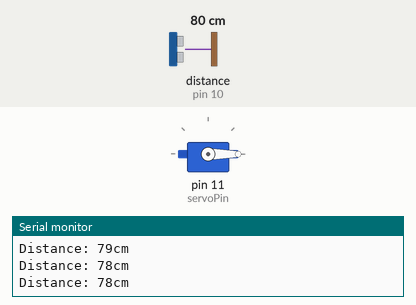
Simulated run of this sketch. Board: Arduino Uno, built with avr-gcc and run on an emulated ATmega328P. Parts: servo, the last lines printed to the serial monitor. Wiring (inferred from the names in the program): ultrasonic range finder: trigger pin 9; echo pin 10. Inputs (shaded band) come from the test bench; at power-on: distance to the obstacle (sensor on pin 10) 80 cm. The echo pulse lasts 58.3 µs per cm.

Above: at 1.3 s.
1.4 s: distance to the obstacle (sensor on pin 10) set to 12 cm
2.9 s: distance to the obstacle (sensor on pin 10) set to 9 cm
At 4.1 s:
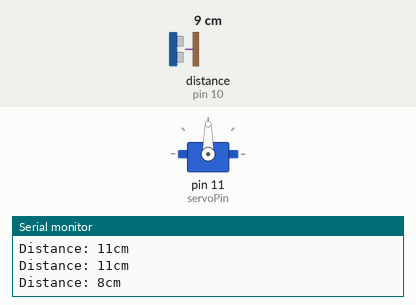
5.9 s: distance to the obstacle (sensor on pin 10) set to 18 cm
At 8.6 s:
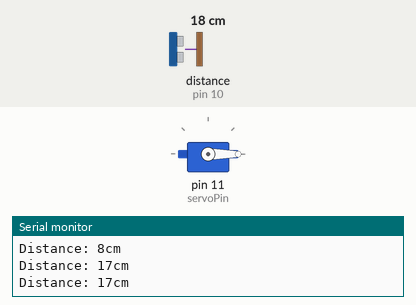
8.9 s: distance to the obstacle (sensor on pin 10) set to 2 cm
At 10.0 s:
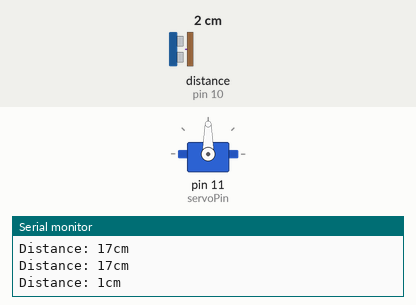
Timing chart, 0 to 12.9 s (numbered marks = the images above; inputs shaded):
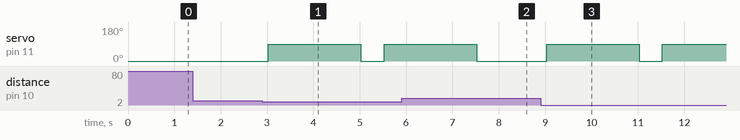

The sketch:

dispenser_otomatis.ino
```cpp
#include <Servo.h>

Servo servoMotor; // Membuat objek servo
const int trigPin = 9; // Pin untuk Trig
const int echoPin = 10; // Pin untuk Echo
const int servoPin = 11; // Pin untuk Servo

long duration;
int distance;

void setup() {
servoMotor.attach (servoPin); // Menghubungkan servo
pinMode(trigPin, OUTPUT); // Set Trig sebagai OUTPUT
pinMode(echoPin, INPUT); // Set Echo sebagai INPUT
Serial.begin(9600); // Memulai komunikasi serial
servoMotor.write(0); // Menutup kran dispenser

}

void loop() {
digitalWrite(trigPin, LOW);
delayMicroseconds(2);
digitalWrite(trigPin, HIGH);
delayMicroseconds(10);
digitalWrite(trigPin, LOW);

duration = pulseIn(echoPin, HIGH);
distance = duration * 0.034/2;
Serial.print("Distance: ");
Serial.print(distance);
Serial.println("cm");

if (distance < 10) {
servoMotor.write(90);
delay(2000);
servoMotor.write(0);
}

delay(500); 
}
```

Measured:
- the behaviour switches between 11 and 10 cm on distance to the obstacle (sensor on pin 10) (found by bisection; images 0 and 1)
- after the input at 2.9 s, servo on pin 11 (servoPin): 0° → 90° after 0.12 s, → 0° 2.0 s later, → 90° 0.50 s later
- after the input at 5.9 s, servo on pin 11 (servoPin): goes on until 7.5 s, then stays 0°
- after the input at 8.9 s, servo on pin 11 (servoPin): 0° → 90° after 0.13 s, → 0° 2.0 s later, → 90° 0.50 s later
